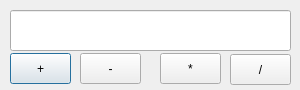
<?xml version="1.0" encoding="UTF-8"?>
<ui version="4.0">
 <class>InputForm</class>
 <widget class="QDialog" name="InputForm">
  <property name="geometry">
   <rect>
    <x>0</x>
    <y>0</y>
    <width>300</width>
    <height>90</height>
   </rect>
  </property>
  <property name="windowTitle">
   <string>Input form</string>
  </property>
  <widget class="QLineEdit" name="lineEdit">
   <property name="geometry">
    <rect>
     <x>10</x>
     <y>10</y>
     <width>281</width>
     <height>41</height>
    </rect>
   </property>
   <property name="inputMask">
    <string/>
   </property>
  </widget>
  <widget class="QPushButton" name="buttonAdd">
   <property name="geometry">
    <rect>
     <x>10</x>
     <y>53</y>
     <width>61</width>
     <height>31</height>
    </rect>
   </property>
   <property name="text">
    <string>+</string>
   </property>
  </widget>
  <widget class="QPushButton" name="buttonSubstract">
   <property name="geometry">
    <rect>
     <x>80</x>
     <y>53</y>
     <width>61</width>
     <height>31</height>
    </rect>
   </property>
   <property name="text">
    <string>-</string>
   </property>
  </widget>
  <widget class="QPushButton" name="buttonMultiply">
   <property name="geometry">
    <rect>
     <x>160</x>
     <y>53</y>
     <width>61</width>
     <height>31</height>
    </rect>
   </property>
   <property name="text">
    <string>*</string>
   </property>
  </widget>
  <widget class="QPushButton" name="buttonDivide">
   <property name="geometry">
    <rect>
     <x>230</x>
     <y>54</y>
     <width>61</width>
     <height>31</height>
    </rect>
   </property>
   <property name="text">
    <string>/</string>
   </property>
  </widget>
 </widget>
 <resources/>
 <connections/>
</ui>
